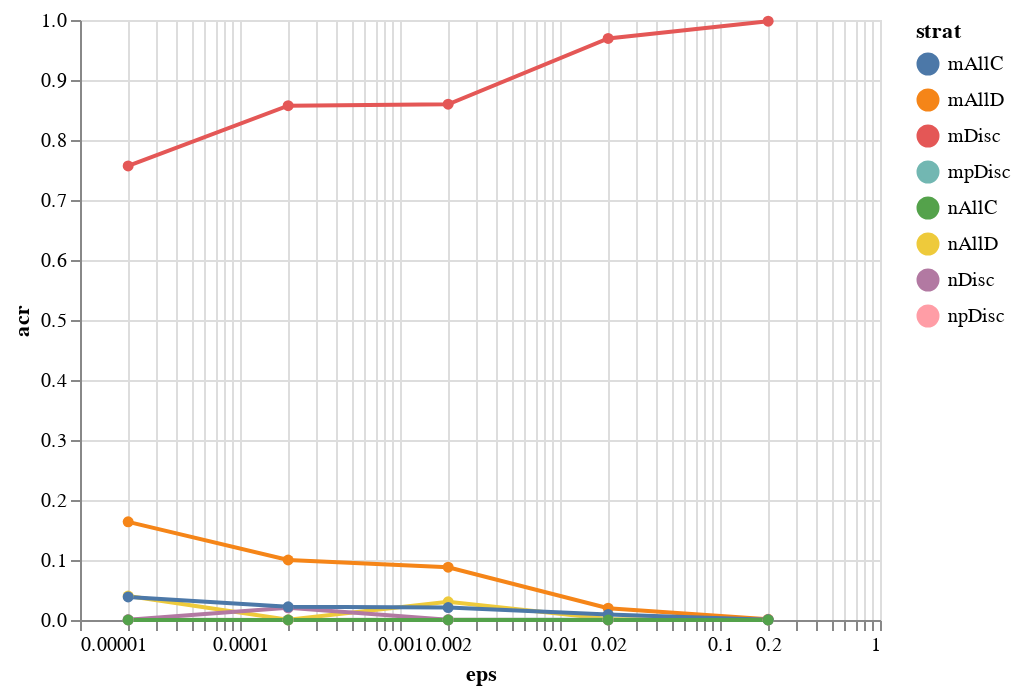

The notebook cell saved with this chart:
### Code cell
alt.Chart(new_df).mark_line(point=True).encode(
    x=alt.X('eps:Q', scale=alt.Scale(type="log")),
    y = 'acr',
    color = 'strat'
)

### Figure 1 — Vega-Lite specification as saved in the notebook (floating-point values rounded to 4 significant figures)
{"config": {"view": {"continuousWidth": 400, "continuousHeight": 300}}, "data": {"name": "data-e3bfd330e9fe76f665d5bab29aabde3e"}, "mark": {"type": "line", "point": true}, "encoding": {"color": {"field": "strat", "type": "nominal"}, "x": {"field": "eps", "scale": {"type": "log"}, "type": "quantitative"}, "y": {"field": "acr", "type": "quantitative"}}, "$schema": "https://vega.github.io/schema/vega-lite/v4.17.0.json", "datasets": {"data-e3bfd330e9fe76f665d5bab29aabde3e": [{"eps": 2e-05, "strat": "mAllD", "acr": 0.1636}, {"eps": 2e-05, "strat": "nAllD", "acr": 0.04}, {"eps": 2e-05, "strat": "mpDisc", "acr": 0.0004}, {"eps": 2e-05, "strat": "npDisc", "acr": 0.0004}, {"eps": 2e-05, "strat": "mDisc", "acr": 0.7568}, {"eps": 2e-05, "strat": "nDisc", "acr": 0.0004}, {"eps": 2e-05, "strat": "mAllC", "acr": 0.0384}, {"eps": 2e-05, "strat": "nAllC", "acr": 0.0}, {"eps": 0.0002, "strat": "mAllD", "acr": 0.1}, {"eps": 0.0002, "strat": "nAllD", "acr": 0.0004}, {"eps": 0.0002, "strat": "mpDisc", "acr": 0.0}, {"eps": 0.0002, "strat": "npDisc", "acr": 0.0}, {"eps": 0.0002, "strat": "mDisc", "acr": 0.8572}, {"eps": 0.0002, "strat": "nDisc", "acr": 0.0204}, {"eps": 0.0002, "strat": "mAllC", "acr": 0.022}, {"eps": 0.0002, "strat": "nAllC", "acr": 0.0}, {"eps": 0.002, "strat": "mAllD", "acr": 0.088}, {"eps": 0.002, "strat": "nAllD", "acr": 0.0304}, {"eps": 0.002, "strat": "mpDisc", "acr": 0.0004}, {"eps": 0.002, "strat": "npDisc", "acr": 0.0004}, {"eps": 0.002, "strat": "mDisc", "acr": 0.8596}, {"eps": 0.002, "strat": "nDisc", "acr": 0.0004}, {"eps": 0.002, "strat": "mAllC", "acr": 0.0208}, {"eps": 0.002, "strat": "nAllC", "acr": 0.0}, {"eps": 0.02, "strat": "mAllD", "acr": 0.0196}, {"eps": 0.02, "strat": "nAllD", "acr": 0.0016}, {"eps": 0.02, "strat": "mpDisc", "acr": 0.0004}, {"eps": 0.02, "strat": "npDisc", "acr": 0.0}, {"eps": 0.02, "strat": "mDisc", "acr": 0.9692}, {"eps": 0.02, "strat": "nDisc", "acr": 0.0}, {"eps": 0.02, "strat": "mAllC", "acr": 0.0092}, {"eps": 0.02, "strat": "nAllC", "acr": 0.0}, {"eps": 0.2, "strat": "mAllD", "acr": 0.0012}, {"eps": 0.2, "strat": "nAllD", "acr": 0.0}, {"eps": 0.2, "strat": "mpDisc", "acr": 0.0}, {"eps": 0.2, "strat": "npDisc", "acr": 0.0}, {"eps": 0.2, "strat": "mDisc", "acr": 0.998}, {"eps": 0.2, "strat": "nDisc", "acr": 0.0004}, {"eps": 0.2, "strat": "mAllC", "acr": 0.0004}, {"eps": 0.2, "strat": "nAllC", "acr": 0.0}]}}
